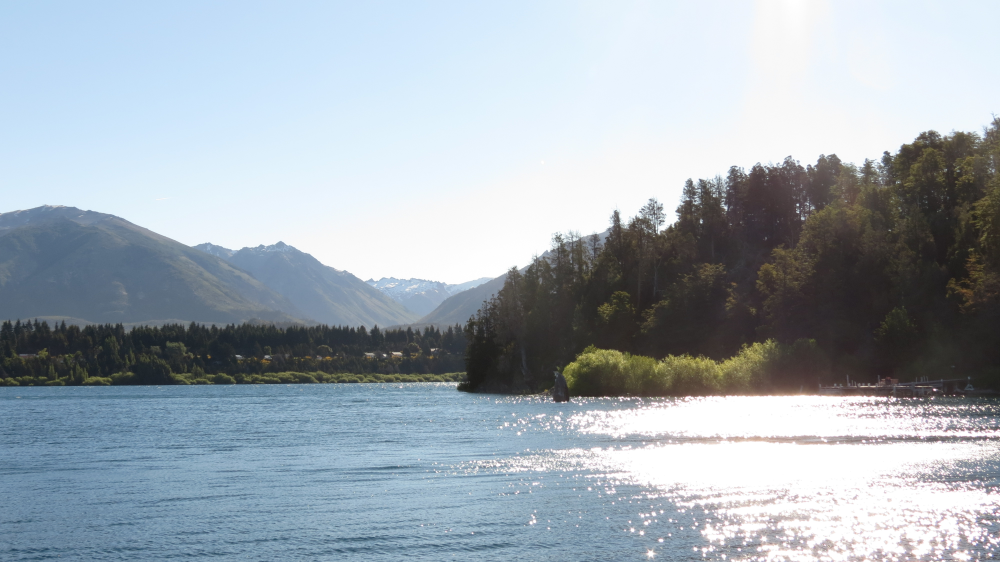
//> input picture image2.JPG, 4000 x 2248 px (shown at 1/4 size)
$ ./opencvtest3   (built with g++ and OpenCV 4)
//> lines starting //> are read from the running program, lines starting //| are printed output that depends on the picture; after the words box and inside, x2 and y2 are one past the last pixel; in counts of white or black regions, pixels touching at a corner belong together
#include <opencv2/opencv.hpp>
#include <iostream>
using namespace std;
using namespace cv;
int main(void)
{
    Mat img = imread("image2.JPG", IMREAD_COLOR);//read image
//> img is the input picture: 2248 rows x 4000 cols, CV_8UC3; mean B, G, R 179.5, 170.8, 160.4
    resize(img, img, Size(400, 512), INTER_LINEAR);//resize image
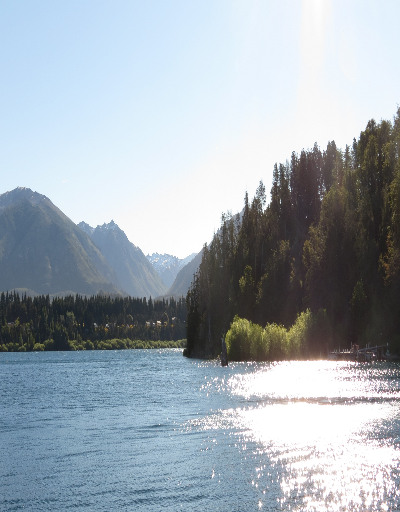
//> img: 512 rows x 400 cols, CV_8UC3; mean B, G, R 179.4, 170.7, 160.3
    Mat out;
    Mat histImage;//the histogram image
    img.copyTo(out);
    img.copyTo(histImage);

    Mat B, G, R, Bhist ,Ghist, Rhist;
    int histSize = 256;// histogram size
    float range[] = { 0, 256 }; //the upper boundary is exclusive
    const float* histRange[] = { range };
    bool uniform = true, accumulate = false;


    //extracting each channel of the 3 channel image
    extractChannel(img, B, 0);    // Blue
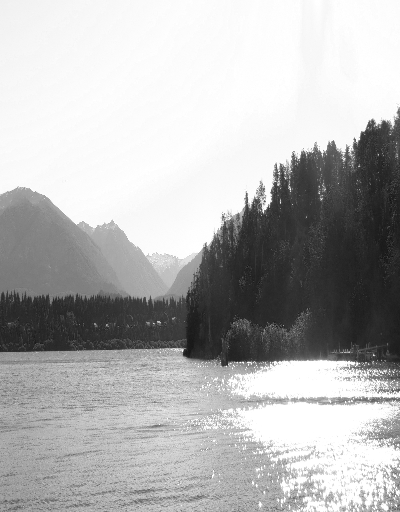
//> B: 512 rows x 400 cols, CV_8UC1; min 17, max 255, mean 179.4
    extractChannel(img, G, 1);    // Green
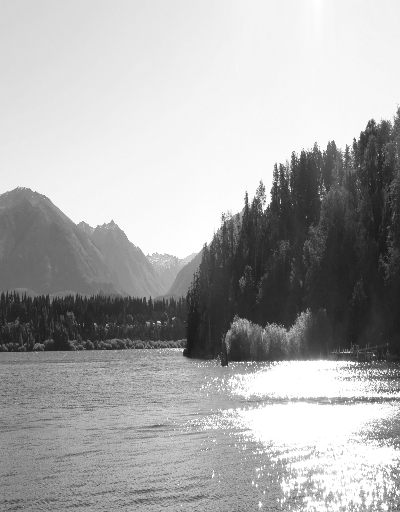
//> G: 512 rows x 400 cols, CV_8UC1; min 24, max 255, mean 170.7
    extractChannel(img, R, 2);    // Red
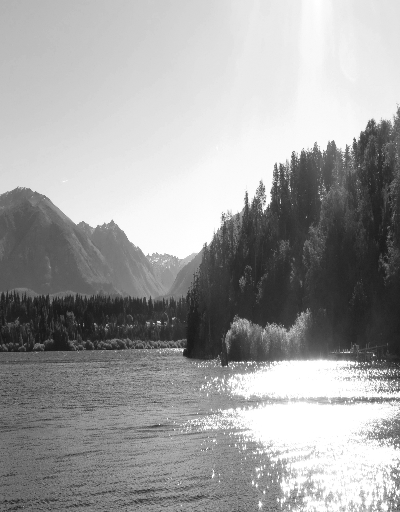
//> R: 512 rows x 400 cols, CV_8UC1; min 23, max 255, mean 160.3
    //calculating the histogram of the image
    calcHist(&B, 1, 0, Mat(), Bhist, 1, &histSize, histRange, uniform, accumulate);
//> Bhist = 256 values, max 15149 at index 252, min 0 at index 0, mean 800
    calcHist(&G, 1, 0, Mat(), Ghist, 1, &histSize, histRange, uniform, accumulate);
//> Ghist = 256 values, max 9557 at index 255, min 0 at index 0, mean 800
    calcHist(&R, 1, 0, Mat(), Rhist, 1, &histSize, histRange, uniform, accumulate);
//> Rhist = 256 values, max 9854 at index 255, min 0 at index 0, mean 800
    int hist_w = 512; int hist_h = 400;//histogram width and height
    //normalizing the histogram
    normalize(Bhist, Bhist, 0, histImage.rows, NORM_MINMAX, -1, Mat());
//> Bhist = 256 values, max 512 at index 252, min 0 at index 0, mean 27.04
    normalize(Ghist, Ghist, 0, histImage.rows, NORM_MINMAX, -1, Mat());
//> Ghist = 256 values, max 512 at index 255, min 0 at index 0, mean 42.86
    normalize(Rhist, Rhist, 0, histImage.rows, NORM_MINMAX, -1, Mat());
//> Rhist = 256 values, max 512 at index 255, min 0 at index 0, mean 41.57
    int bin_w = cvRound((double)hist_w / histSize);

    for (int i = 1; i < histSize; i++)//displaying the histogram with lines instead of just having the  numbers of each beam
    {
        line(histImage, Point(bin_w * (i - 1), hist_h - cvRound(Bhist.at<float>(i - 1))),
            Point(bin_w * (i), hist_h - cvRound(Bhist.at<float>(i))),
            Scalar(255, 0, 0), 2, 8, 0);
        line(histImage, Point(bin_w * (i - 1), hist_h - cvRound(Ghist.at<float>(i - 1))),
            Point(bin_w * (i), hist_h - cvRound(Ghist.at<float>(i))),
            Scalar(0, 255, 0), 2, 8, 0);
        line(histImage, Point(bin_w * (i - 1), hist_h - cvRound(Rhist.at<float>(i - 1))),
            Point(bin_w * (i), hist_h - cvRound(Rhist.at<float>(i))),
            Scalar(0, 0, 255), 2, 8, 0);
    }
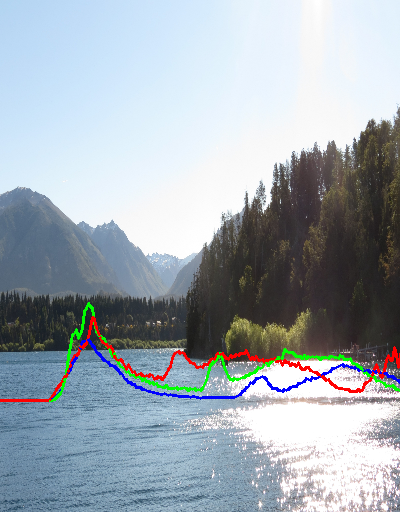
//> histImage: 512 rows x 400 cols, CV_8UC3; 2.19% of pixels changed, all inside (x1, y1, x2, y2) = (0, 302, 400, 402)

    addWeighted(histImage, 0.5, out, 0.5, 0, out);//adding  transparecy to histogram in the image
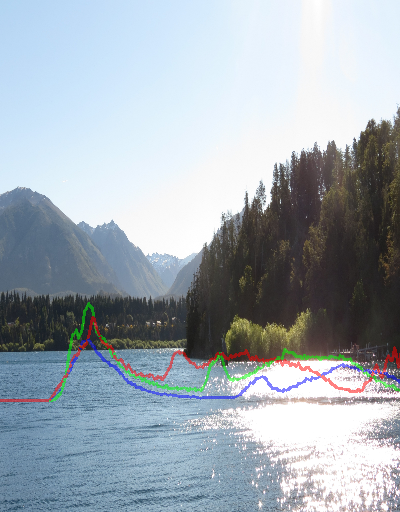
//> out: 512 rows x 400 cols, CV_8UC3; 2.19% of pixels changed, all inside (x1, y1, x2, y2) = (0, 302, 400, 402)
    imshow("calcHist Demo", histImage);
    waitKey(0);


    return 0;
}
